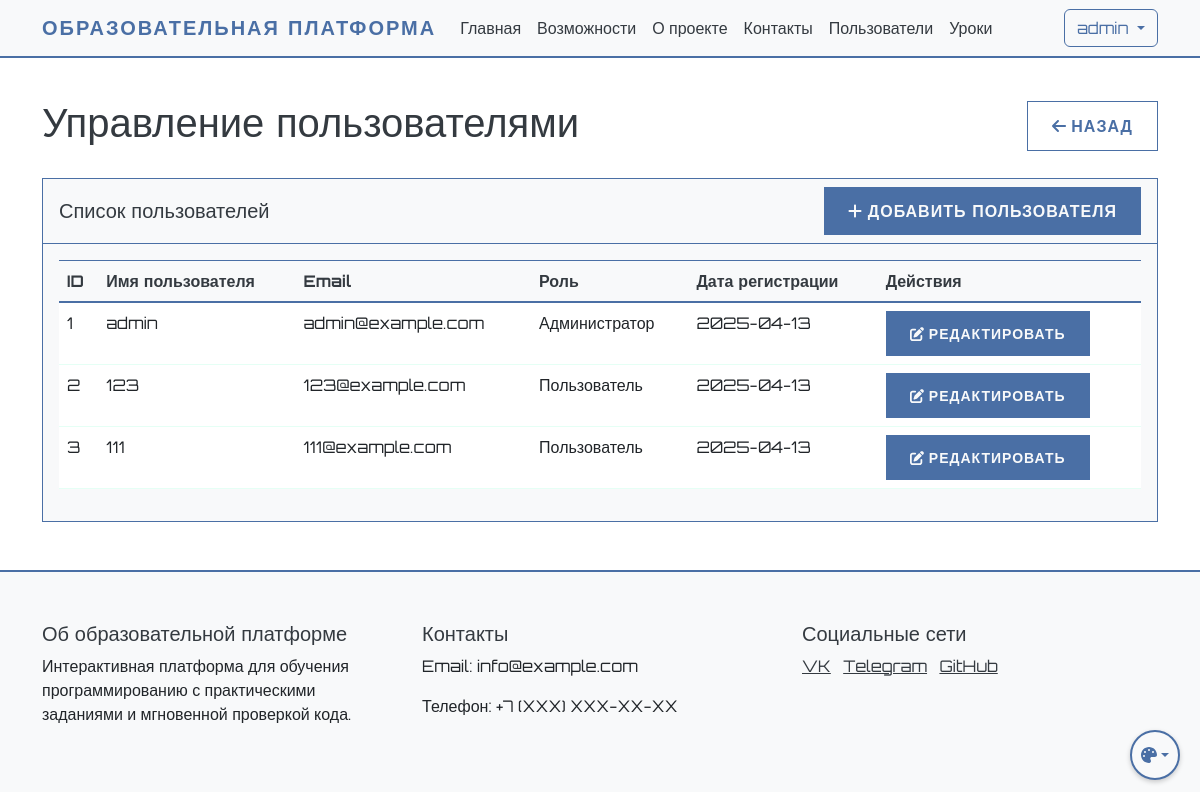
Before: /admin/users (signed in) with the older database file.
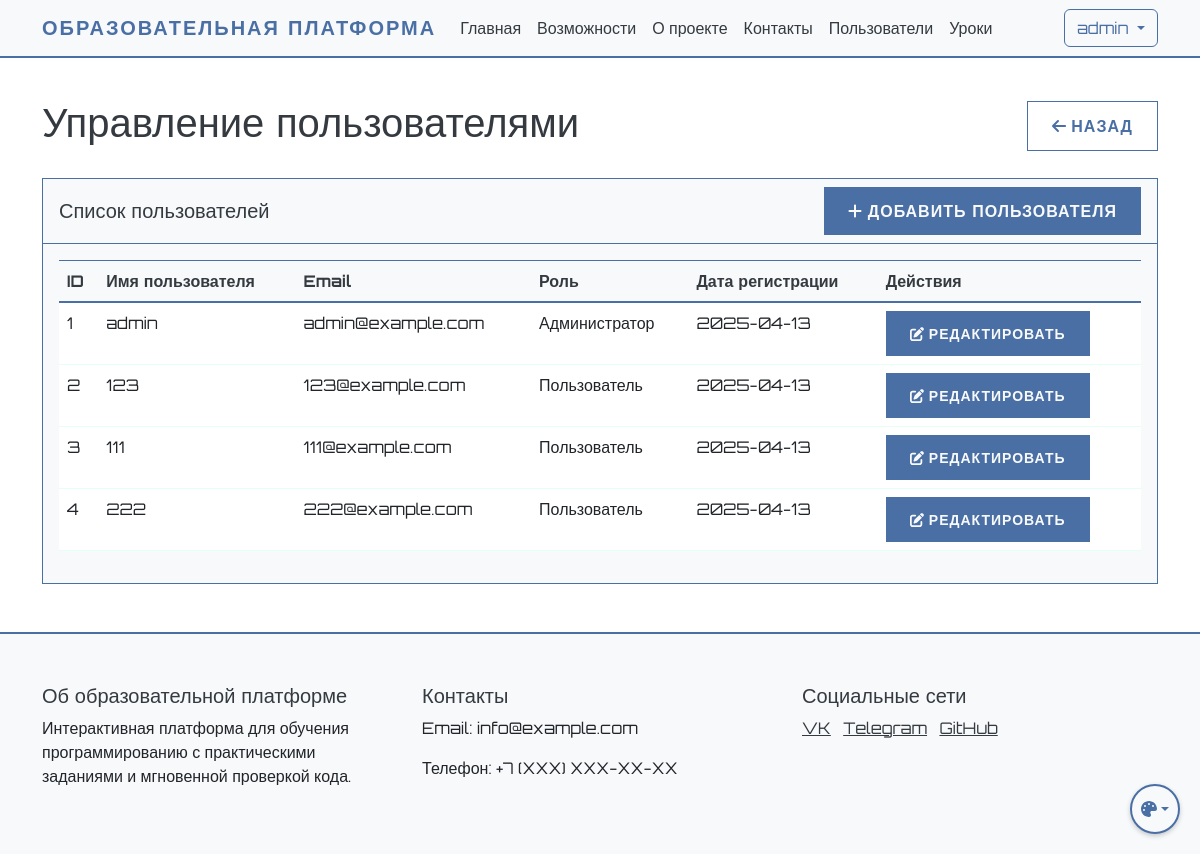
After: the same page with the newer database file.
### app.py (models this page shows, shortened)
class User(UserMixin, db.Model):
    id = db.Column(db.Integer, primary_key=True)
    name = db.Column(db.String(100), nullable=False)
    username = db.Column(db.String(80), unique=True, nullable=False)
    email = db.Column(db.String(120), unique=True, nullable=False)
    password_hash = db.Column(db.String(128))
    is_admin = db.Column(db.Boolean, default=False)
    created_at = db.Column(db.DateTime, default=db.func.now())
    last_login = db.Column(db.DateTime)
    is_active = db.Column(db.Boolean, default=True)
    progress = db.relationship('UserProgress', backref='user', lazy=True)
    ratings = db.relationship('UserRating', backref='user', lazy=True)
    chat_messages = db.relationship('ChatMessage', backref='user', lazy=True)

### app.py (the view)
@app.route('/admin/users')
@login_required
def user_list():
    if not current_user.is_admin:
        abort(403)  # Запрет доступа для не-админов
    users = User.query.all()
    return render_template('user_list.html', users=users)

### app.py (called while the page is built)
@login_manager.user_loader
def load_user(user_id):
    return User.query.get(int(user_id))

### templates/user_list.html (shortened to what this page needs)
{% extends "base.html" %}
{% block content %}
<div class="container mt-4">
    <div class="d-flex justify-content-between align-items-center mb-4">
        <h1>Управление пользователями</h1>
        <a href="{{ url_for('student_dashboard') }}" class="btn btn-secondary">
            <i class="fas fa-arrow-left"></i> Назад
        </a>
    </div>
    <div class="card">
        <div class="card-header">
            <div class="d-flex justify-content-between align-items-center">
                <h5 class="mb-0">Список пользователей</h5>
                <a href="{{ url_for('add_user') }}" class="btn btn-primary">
                    <i class="fas fa-plus"></i> Добавить пользователя
                </a>
            </div>
        </div>
        <div class="card-body">
            {% if users %}
                <div class="table-responsive">
                    <table class="table">
                        <thead>
                            <tr>
                                <th>ID</th>
                                <th>Имя пользователя</th>
                                <th>Email</th>
                                <th>Роль</th>
                                <th>Дата регистрации</th>
                                <th>Действия</th>
                            </tr>
                        </thead>
                        <tbody>
                            {% for user in users %}
                                <tr>
                                    <td>{{ user.id }}</td>
                                    <td>{{ user.username }}</td>
                                    <td>{{ user.email }}</td>
                                    <td>{{ 'Администратор' if user.is_admin else 'Пользователь' }}</td>
                                    <td>{{ user.created_at.strftime('%Y-%m-%d') }}</td>
                                    <td>
                                        <a href="{{ url_for('edit_user', user_id=user.id) }}" class="btn btn-sm btn-primary">
                                            <i class="fas fa-edit"></i> Редактировать
                                        </a>
                                    </td>
                                </tr>
                            {% endfor %}
                        </tbody>
                    </table>
                </div>
            {% else %}
                <div class="alert alert-info">
                    Пользователи не найдены.
                </div>
            {% endif %}
        </div>
    </div>
</div>
{% endblock %}

### templates/base.html (shortened to what this page needs)
<!DOCTYPE html>
<html lang="ru">
<head>
    <link href="https://cdn.jsdelivr.net/npm/bootstrap@5.3.0/dist/css/bootstrap.min.css" rel="stylesheet">
    <link href="{{ url_for('static', filename='css/cyberpunk.css') }}" rel="stylesheet">
</head>
<body data-theme="neutral">
    <nav class="navbar navbar-expand-lg navbar-dark">
        <div class="container">
            <a class="navbar-brand" href="{{ url_for('index') }}">Образовательная платформа</a>
            <div class="collapse navbar-collapse" id="navbarNav">
                <ul class="navbar-nav me-auto">
                    <li class="nav-item">
                        <a class="nav-link" href="{{ url_for('index') }}">Главная</a>
                    </li>
                    <li class="nav-item">
                        <a class="nav-link" href="#features">Возможности</a>
                    </li>
                    <li class="nav-item">
                        <a class="nav-link" href="#about">О проекте</a>
                    </li>
                    <li class="nav-item">
                        <a class="nav-link" href="#contact">Контакты</a>
                    </li>
                    {% if current_user.is_admin %}
                    <li class="nav-item">
                            <a class="nav-link" href="{{ url_for('user_list') }}">Пользователи</a>
                    </li>
                    <li class="nav-item">
                            <a class="nav-link" href="{{ url_for('lesson_list') }}">Уроки</a>
                    </li>
                    {% endif %}
                </ul>
                <div class="d-flex">
                    {% if current_user.is_authenticated %}
                        <div class="dropdown">
                            <button class="btn btn-outline-light dropdown-toggle" type="button" id="userMenu" data-bs-toggle="dropdown">
                                {{ current_user.username }}
                            </button>
                        </div>
                    {% else %}
                        <a href="{{ url_for('login') }}" class="btn btn-outline-light me-2">Войти</a>
                    {% endif %}
                </div>
            </div>
        </div>
    </nav>
    {% block content %}{% endblock %}
    <footer class="footer mt-5">
        <div class="container">
            <div class="row">
                <div class="col-md-4">
                    <h5>Об образовательной платформе</h5>
                    <p>Интерактивная платформа для обучения программированию с практическими заданиями и мгновенной проверкой кода.</p>
                </div>
                <div class="col-md-4">
                    <h5>Контакты</h5>
                    <p>Email: info@example.com</p>
                    <p>Телефон: +7 (XXX) XXX-XX-XX</p>
                </div>
                <div class="col-md-4">
                    <h5>Социальные сети</h5>
                    <a href="#" class="text-white me-2">VK</a>
                    <a href="#" class="text-white me-2">Telegram</a>
                    <a href="#" class="text-white">GitHub</a>
                </div>
            </div>
        </div>
    </footer>
    <div class="theme-switch">
        <button class="btn dropdown-toggle" type="button" id="themeDropdown" data-bs-toggle="dropdown" aria-expanded="false">
            <i class="fas fa-palette"></i>
        </button>
    </div>
</body>
</html>

Changed rows visible on the page:
added User: id "4", username "222", email "222@example.com", is_admin "Пользователь", created_at "2025-04-13"
